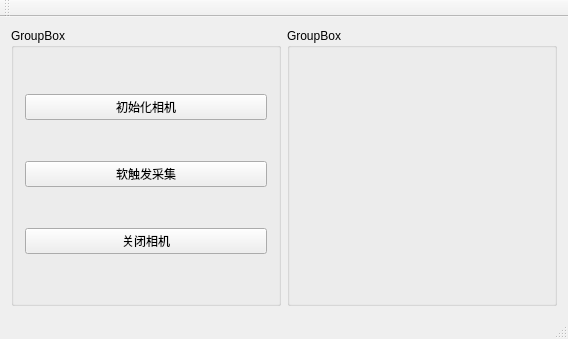
<?xml version="1.0" encoding="UTF-8"?>
<ui version="4.0">
 <class>HikVisionCJPrjClass</class>
 <widget class="QMainWindow" name="HikVisionCJPrjClass">
  <property name="geometry">
   <rect>
    <x>0</x>
    <y>0</y>
    <width>568</width>
    <height>339</height>
   </rect>
  </property>
  <property name="windowTitle">
   <string>HikVisionCJPrj</string>
  </property>
  <widget class="QWidget" name="centralWidget">
   <layout class="QHBoxLayout" name="horizontalLayout">
    <item>
     <widget class="QGroupBox" name="groupBox">
      <property name="title">
       <string>GroupBox</string>
      </property>
      <layout class="QVBoxLayout" name="verticalLayout">
       <item>
        <widget class="QPushButton" name="pushButton_Init">
         <property name="text">
          <string>初始化相机</string>
         </property>
        </widget>
       </item>
       <item>
        <widget class="QPushButton" name="pushButton_softTrigger">
         <property name="text">
          <string>软触发采集</string>
         </property>
        </widget>
       </item>
       <item>
        <widget class="QPushButton" name="pushButton_close">
         <property name="text">
          <string>关闭相机</string>
         </property>
        </widget>
       </item>
      </layout>
     </widget>
    </item>
    <item>
     <widget class="QGroupBox" name="groupBox_2">
      <property name="title">
       <string>GroupBox</string>
      </property>
     </widget>
    </item>
   </layout>
  </widget>
  <widget class="QMenuBar" name="menuBar">
   <property name="geometry">
    <rect>
     <x>0</x>
     <y>0</y>
     <width>568</width>
     <height>23</height>
    </rect>
   </property>
  </widget>
  <widget class="QToolBar" name="mainToolBar">
   <attribute name="toolBarArea">
    <enum>TopToolBarArea</enum>
   </attribute>
   <attribute name="toolBarBreak">
    <bool>false</bool>
   </attribute>
  </widget>
  <widget class="QStatusBar" name="statusBar"/>
 </widget>
 <layoutdefault spacing="6" margin="11"/>
 <resources>
  <include location="HikVisionCJPrj.qrc"/>
 </resources>
 <connections/>
</ui>
